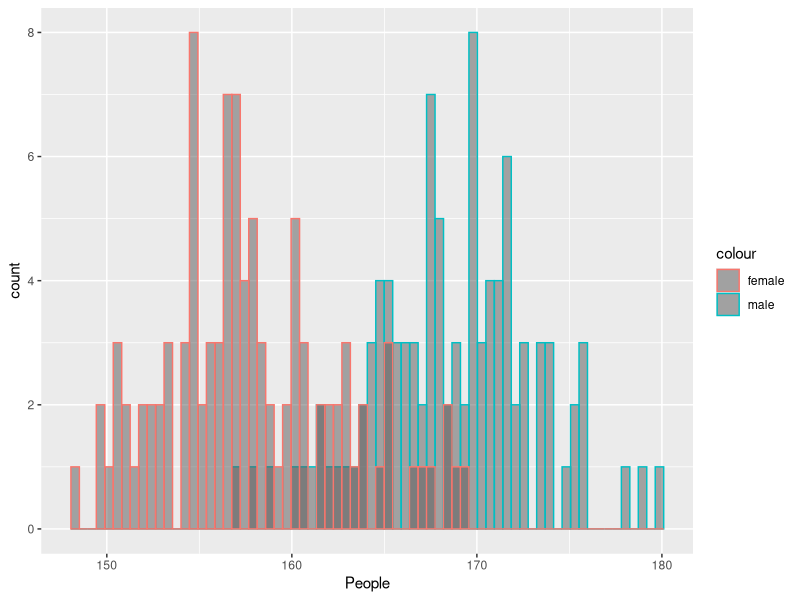

Write the R code that produced this figure. (Note: this script raises an error after producing the figure.)
## ---- chunk 1
library(ggplot2)
set.seed(1)
m=rnorm(100,168,5)
f=rnorm(100,158,5)
mf=data.frame(m,f)
## ---- chunk 2
library(tidyverse)
## ---- chunk 3
mf %>%
  ggplot()+
  geom_histogram(mapping = aes(m, colour="male"
              ),position = 'identity',bins=70, alpha=.5, )+
  geom_histogram(mapping = aes(f,colour="female"
              ),position = 'identity',bins = 70, alpha=.5)+xlab("People")
## ---- chunk 4

mm= mean(m)
mf= mean(f)
htdif=mean(m)-mean(f)
round(htdif,digits = 1)
## ---- chunk 5
knitr::include_graphics("image/funnel2.png")

## ---- chunk 6
knitr::include_graphics("image/funnel3.png")

## ---- chunk 7
knitr::include_graphics("image/funnel4.png")

## ---- chunk 8
knitr::include_graphics("image/funnel.png")

